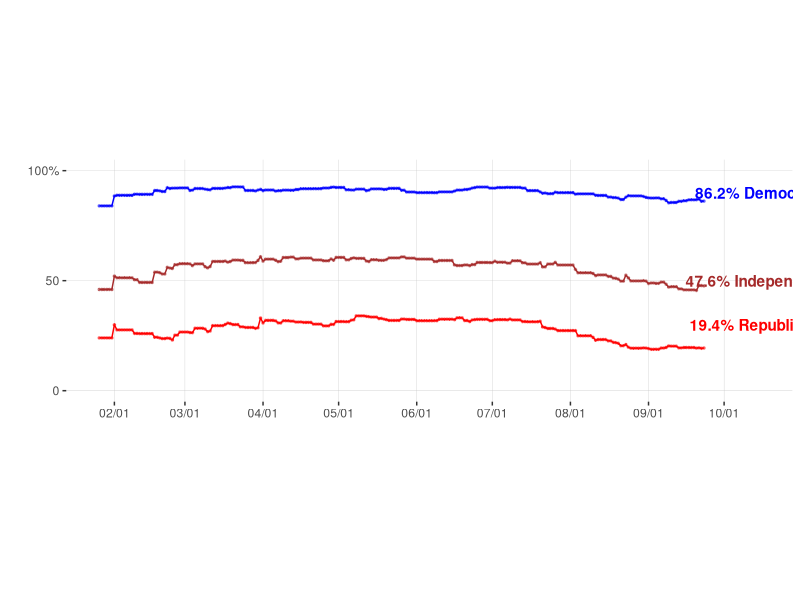

Recreate this plot in R.
## ---- chunk 1
library(tidyverse)

data <- read.csv("data/covid_approval_toplines.csv")
data = filter(data,subject=="Biden")
data_all_party = filter(data,party=="D" | party=="R" | party=="I")
color_group <- c("blue","brown","red")

data_all_party %>% 
ggplot(mapping = aes(x = as.Date(modeldate,"%m/%d/%Y"), y = approve_estimate)) + geom_point(aes(color=party),shape=20,size=1,alpha=0.5) + 
scale_colour_manual(values=color_group)+
xlab("") + ylab("") +
scale_x_date(date_labels = "%m/%d",breaks = "1 month") +  
geom_line(mapping = aes(x = as.Date(modeldate,"%m/%d/%Y"), y = approve_estimate, color=party)) + 
theme(aspect.ratio=1/3,panel.background = element_rect(fill = "white",colour = "white",size = 0.5, linetype = "solid"),
panel.grid.major = element_line(size = 0.1, linetype = 'solid',colour = "gray"), 
panel.grid.minor = element_blank(),
legend.position = "none") + 
scale_y_continuous(limits= c(0, 100), breaks=c(0, 50, 100), labels=c("0", "50", "100%")) +
annotate(geom="text",x=as.Date("2021-10-15"), y=30,label="19.4% Republicans",fontface="bold", color="red") + 
annotate(geom="text",x=as.Date("2021-10-15"), y=90,label="86.2% Democrats",fontface="bold", color="blue") + 
annotate(geom="text",x=as.Date("2021-10-15"), y=50,label="47.6% Independents",fontface="bold", color="brown")

